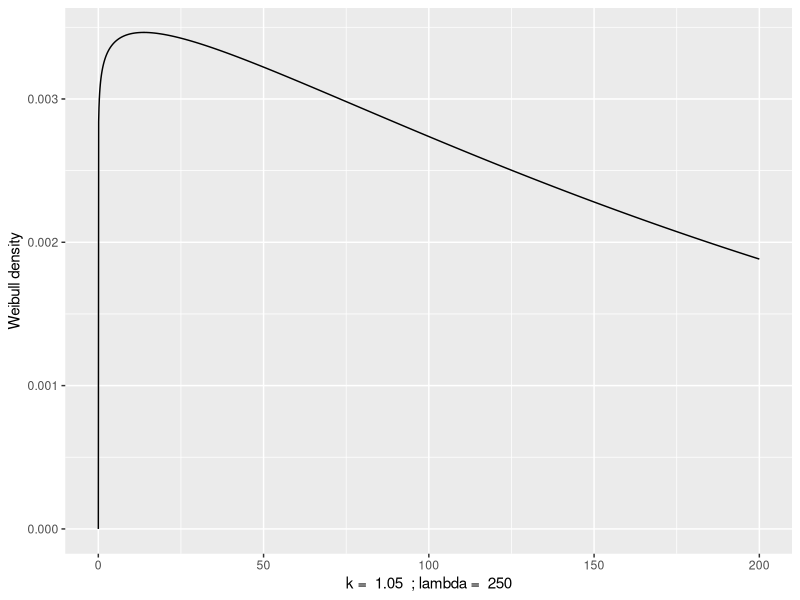
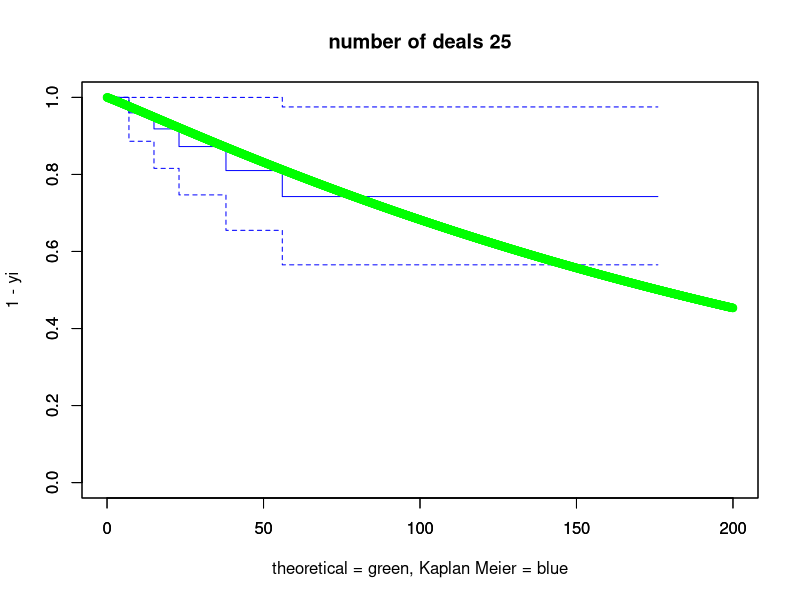

Recreate these plots in R, in order.
# This notebook illustrates the effectiveness of survival analysis statistics to model event based processes.
# The Kaplan-Meier estimator is used to obtain a survival function using a sample of random data generated from a weibull distribution. This script can be easily adapted for other distributions.

# First the required R packages are loaded.
# Next a number of functions are defined. This first generates random data based on a (weibull) distribution function (generate_deal). Next is a function which is used to display the obtained results and the theoretical expected values (plot_km_vs_theoretical_value). The final 2 functions retrieve the period event rate and the cumulative event rate from the (weibull) distribution function.

library(ggplot2)
library(dplyr)
library(survival)

generate_deal <- function(nbr, end_period = 3650, horizon_period = 3650, minimum_duration = 1825, density_function = 0.0001) {
  #' This function generates a number (nbr) of deals based on the density function (default_density) and returns these as a data frame.
  #' Each of the deals starts at a random period from 1 to end_period. Each of the deals has a minimum original maturity of minimum_duration. The horizon_period is the period at which the deals are being observed (aka reporting date).
  #' The data frame contains 6 columns.
  #' The end period is the value of the input variable which is the latest period at which a deal can start.
  #' The deal period is a random period between period 1 and the end period at which the deal starts.
  #' The time value is the number of periods after the deal period that a deal defaulted or matured or when the horizon period was reached (which ever occured first)
  #' The censor value indicates if the deal was censored (id est the deal did not default at the deal period + time)
  #' The maturity period is a random period between the deal period and the end period increased with the deal period and the minimum duration. It is the period in which the deal will mature if no default occured before that period.
  #' The default period is the period when a deal defaulted. If it did not default the value is set to -1.
  # Check that the horizon period is at least equal to the end period
  if (horizon_period < end_period) {
    print('The horizon period can not be smaller than the end period. It has been set equal to the horizon period for the generation of data.')
    horizon_period <- end_period
  }
  # The deal period is a random period between the start period (= 1) and the end period
  deal_period <- sample(1:end_period, nbr, TRUE)
  # Initially we apply the same logic to the maturity period (so for the moment a deal can mature before it starts)
  maturity_period <- sample(1:end_period, nbr, TRUE)
  # Convert to a data frame
  data <- as.data.frame(cbind(end_period,deal_period,maturity_period))
  # The maturity period is increase with the deal period and the minimum duration
  data$maturity_period <- data$deal_period + data$maturity_period + minimum_duration
  # Without default the time value for the survival analysis is the minimum of the maturity period and the horizon period reduced with the deal period
  data$time <- data$maturity_period
  data$time[which(horizon_period < data$maturity_period)] <- horizon_period
  data$time <- data$time - data$deal_period
  # Without default all deals are censored for the survival analysis (set to 0 and NOT to 1)
  data$censor <- 0
  # Initially set all deals as not defaulted
  data$default_period <- -1
  ## Iterate over the data to determine a default period and time (for each time period until the deal time)
  for (time in 1:end_period) {
    # here we use a constant daily default rate (update with a function call to a weibull if time permits)
    default_rate <- density_function(period = time)
    default_check <- runif(n = nbr) # generates nbr uniform random variables from 0 to 1
    # if the default check is smaller than the default rate and the deal has not matured nor has it defaulted in an earlier period
    # then set the default period to the deal date increased with the current value of time variable we are iterating over
    data$default_period[which(default_check < default_rate & time < data$time & data$default_period == -1)] <- data$deal_period[which(default_check < default_rate & time < data$time & data$default_period == -1)] + time
    # update the censor status accordingly (defaulted = not censored)
    data$censor[which(data$default_period == data$deal_period + time)] <- 1 # set to 1 and NOT to 0
    # update the time value accordingly
    data$time[which(default_check < default_rate & time < data$time & data$default_period == data$deal_period + time)] <- time
  }
  return(data)
}

plot_km_vs_theoretical_value <- function(KM, horizon, cumulative_density_function) {
  # Function to plot the Kaplan-Meier estimator and the expected values of the cumulative density function.
  plot(KM, xlim = c(0,horizon), ylim = c(0,1), col = 'blue', xaxs = 'r') # plots the KM with 95% confidence intervals
  par(new=TRUE)
  xi = seq(0, horizon, length=10*horizon)
  yi = cumulative_density_function(period = xi)
  plot(x = xi, y = 1 - yi, xlim = c(0,horizon), ylim = c(0,1), col = 'green',
       xlab = 'theoretical = green, Kaplan Meier = blue', xaxs = 'r', main = paste0('number of deals ', KM$n))
}

get_period_event_rate_weibull <- function(period, k = k_value, lambda = lambda_value) {
  p <- pweibull(period,k,scale = lambda)
  p_prev <- pweibull(period - 1,k,scale = lambda)
  return((p - p_prev) / (1 - p_prev))
}

get_period_cumulative_event_rate_weibull <- function(period, k = k_value, lambda = lambda_value) {
  return(pweibull(period,k,scale = lambda))
}

# Below are listed the input parameters of the data generation process and of the distribution function. These values can be modified to examine the accuracy of the Kaplan-Meier estimator for other Weibull distributions. The corresponding Weibull distribution is displayed.
# The value of period_of_observation should be at least equal to the value of deal_latest_period_to_start.

deal_latest_period_to_start <- 200
period_of_observation <- 200
number_of_deals <- 25
deal_minimum_duration <- 30
k_value <- 1.05 # update this to get a different k value for the weibull rate
lambda_value <- 250 # update this to get a different lambda / scale value for the weibull rate
# generic functions to assign the specific event rate functions
period_event_rate <- get_period_event_rate_weibull
period_event_cumulative_rate <- get_period_cumulative_event_rate_weibull
# the weibull distribution plot
x <- seq(0, period_of_observation, length=10*period_of_observation)
y <- dweibull(x,k_value,scale = lambda_value) # density
data <- as.data.frame(cbind(x,y))
plot <- ggplot(data, aes(x = data$x, y = data$y))
print(plot + geom_line() + xlab(paste("k = ", k_value, " ; lambda = ", lambda_value)) + ylab("Weibull density"))

# Below is the main section of the notebook.
# First the data generation function is called (modify the nbr parameter to get a different sample size).
# In the next 2 lines a Kaplan-Meier estimator model is generated.
# In the last line the results display function is called which allows to get a feeling of the accuracy of the obtained survival function compared to the theoretical survival function.

# generate data
data <- generate_deal(nbr = number_of_deals, end_period = deal_latest_period_to_start, horizon_period = period_of_observation, minimum_duration = deal_minimum_duration, density_function = period_event_rate)

# The below 2 lines of code are the only ones needed to construct the model
data_surv <- Surv(data$time,data$censor)
KM=survfit(data_surv~1) # Obtain the Kaplan-Meier estimator

# Kaplan Meier analysis
plot_km_vs_theoretical_value(KM = KM, horizon = period_of_observation, cumulative_density_function = period_event_cumulative_rate)
